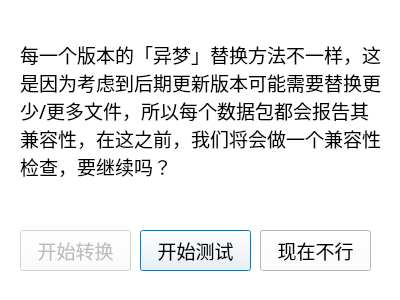
<?xml version="1.0" encoding="UTF-8"?>
<ui version="4.0">
 <class>checklist</class>
 <widget class="QDialog" name="checklist">
  <property name="geometry">
   <rect>
    <x>0</x>
    <y>0</y>
    <width>400</width>
    <height>300</height>
   </rect>
  </property>
  <property name="windowTitle">
   <string>Dialog</string>
  </property>
  <property name="styleSheet">
   <string notr="true">background-color: rgb(255, 255, 255);</string>
  </property>
  <widget class="QLabel" name="checklist_info">
   <property name="geometry">
    <rect>
     <x>20</x>
     <y>10</y>
     <width>361</width>
     <height>201</height>
    </rect>
   </property>
   <property name="font">
    <font>
     <family>Source Han Sans</family>
     <pointsize>14</pointsize>
    </font>
   </property>
   <property name="text">
    <string>每一个版本的「异梦」替换方法不一样，这是因为考虑到后期更新版本可能需要替换更少/更多文件，所以每个数据包都会报告其兼容性，在这之前，我们将会做一个兼容性检查，要继续吗？</string>
   </property>
   <property name="textFormat">
    <enum>Qt::RichText</enum>
   </property>
   <property name="wordWrap">
    <bool>true</bool>
   </property>
  </widget>
  <widget class="QPushButton" name="start_check">
   <property name="geometry">
    <rect>
     <x>140</x>
     <y>230</y>
     <width>111</width>
     <height>41</height>
    </rect>
   </property>
   <property name="font">
    <font>
     <family>Source Han Sans</family>
     <pointsize>14</pointsize>
    </font>
   </property>
   <property name="text">
    <string>开始测试</string>
   </property>
  </widget>
  <widget class="QPushButton" name="stop_check">
   <property name="geometry">
    <rect>
     <x>260</x>
     <y>230</y>
     <width>111</width>
     <height>41</height>
    </rect>
   </property>
   <property name="font">
    <font>
     <family>Source Han Sans</family>
     <pointsize>14</pointsize>
    </font>
   </property>
   <property name="text">
    <string>现在不行</string>
   </property>
  </widget>
  <widget class="QPushButton" name="start_prog">
   <property name="enabled">
    <bool>false</bool>
   </property>
   <property name="geometry">
    <rect>
     <x>20</x>
     <y>230</y>
     <width>111</width>
     <height>41</height>
    </rect>
   </property>
   <property name="font">
    <font>
     <family>Source Han Sans</family>
     <pointsize>14</pointsize>
    </font>
   </property>
   <property name="text">
    <string>开始转换</string>
   </property>
  </widget>
 </widget>
 <resources/>
 <connections/>
</ui>
